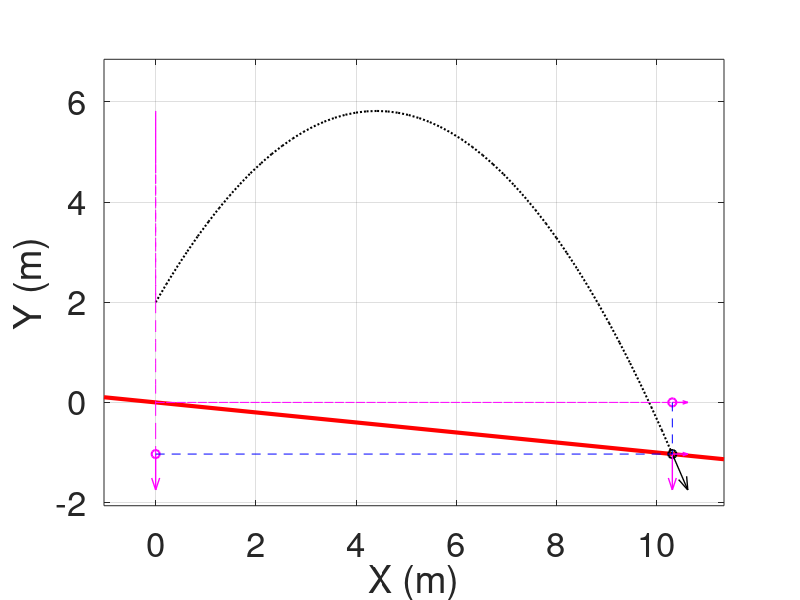

Write MATLAB code to recreate this figure.
% DEMONSTRATING PROJECTILE MOTION WITHOUT AIR RESISTANCE
% units: N, m, s
% the y-axis is upward
% created by: Duc Dao
% Github link: https://github.com/daolongduc/Summer-Project-2023/tree/main/ProjectileMotion
%================================
clear; % clear all variables, if any
close all; % close all figures, if any
%================================
% INPUTS
g = 9.82; % gravitational acceleration
x0 = 0; y0 = 2; % initial coordinates
v0 = 10; % initial velocity
alpha = +60; % angle between the x-axis and v0 (deg), -90< alpha < 90
%---- the equation of the ground plan is y = ax + b, where:
a = -0.1;
b = 0;
% END OF INPUTS
%================================
% FOR PLOTTING
object_line_thickness = 1.5;
trajectory_line_thickness = 1.5;
velocity_line_thickness = 1.0;
ground_line_thickness = 3.0;
ref_line_thickness = 0.5;
%================================
% PROCESSING
if (alpha > 90) || (alpha <-90) % if alpha is out of (-90,90) then stop
  disp('alpha must belong to [-90;90]');
  return;
end
v0x = v0*cos(alpha*pi/180); % the x-component of v0
v0y = v0*sin(alpha*pi/180); % the y-component of v0
if (v0x == 0) % free fall case
  tm = (v0y + sqrt(v0y^2 - 2*g*(b-y0)))/g; % flying time
else % incline projectile motion
  A = g/2/v0x^2;
  B = v0y/v0x + g*x0/v0x^2 - a;
  C = y0 - v0y/v0x*x0 - g*x0^2/2/v0x^2 - b;
  xm = (B + sqrt(B^2 + 4*A*C))/2/A; % intersection between the ground and the projectile
  tm = (xm - x0)/v0x; % flying time
end
if (~(isreal(tm)) || tm <=0)
  disp('Check initial condition. The object cannot fly!');
  return;
end
t= linspace(0,tm,50); % create a time series which contains 50 instances with a constant interval
x = x0 + v0x*t; % x-coordinate during t
y = y0 + v0y*t - g/2*t.^2; % y-coordinate during t
vx = v0x*ones(1,length(t)); % vx during t
vy = v0y - g*t; % vy during t
%=================================
% PLOTTING
figure; % create a new figure for plotting
%---- Specify the plotting area
maxlength = max(xm-x0,max([y,b])-min([y,b]));
xmin = x0 - 0.1*maxlength; % coordinate limit for defining the plot area
xmax = xm + 0.1*maxlength; % coordinate limit for defining the plot area
ymin = min([y,b])-0.1*maxlength; % coordinate limit for defining the plot area
ymax = max([y,b])+0.1*maxlength; % coordinate limit for defining the plot area
%---- Plot the ground surface
xg = [xmin,xmax]; % the x-coordinate of the ground surface
yg = a*xg + b; % the y-coordinate of the ground surface
plot(xg,yg,'r-','linewidth',ground_line_thickness); % plot ground line
hold 'on'; % do not clear the old objects when a new object is being plotted
%---- Specify the length of the velocity vectors for display
arrowlength = 0.07*max(xmax-xmin,ymax-ymin); % max length of the velocity vector
sf = arrowlength/max(sqrt(vx.^2+vy.^2)); % a scale factor to the velocity
% the above two commands calculate a scale factor (sf) to the velocity such that
% the max length of the velocity vector equals 0.07 times the maximum side of the plotting window.
%---- Plot the projectile at the initial location
plotted_object_in_x = scatter(x(1),0,'m','linewidth',object_line_thickness); % projection of the projectile on the x-axis
plotted_object_in_y = scatter(0,y(1),'m','linewidth',object_line_thickness); % projection of the projectile on the y-axis
plotted_object = scatter(x(1),y(1),'k','linewidth',object_line_thickness); % plot the initial location of the projectile
plotted_vx = quiver(x(1),0,sf*vx(1),0,'m-','linewidth',velocity_line_thickness); % plot the v0x on the x-axis
plotted_vy = quiver(0,y(1),0,sf*vy(1),'m-','linewidth',velocity_line_thickness); % plot the v0y on the y-axis
plotted_ref_x = plot([0,x(1)],[y(1),y(1)],'b--','linewidth',ref_line_thickness); % reference line
plotted_ref_y = plot([x(1),x(1)],[0,y(1)],'b--','linewidth',ref_line_thickness); % reference line
plotted_V = quiver(x(1),y(1),sf*vx(1),sf*vy(1),'k-','linewidth',velocity_line_thickness); % plot the v0 vector
plotted_Vx = quiver(x(1),y(1),sf*vx(1),0,'m-','linewidth',velocity_line_thickness); % plot the v0x on the projectile
plotted_Vy = quiver(x(1),y(1),0,sf*vy(1),'m-','linewidth',velocity_line_thickness); % plot the v0y on the projectile
%---- Add components and configure the plot
xlabel('X (m)'); % the label of the x-axis
ylabel('Y (m)');
grid 'on'; % add grid to the plot
set(gca,'FontSize',25); % set the font size
xlim([xmin,xmax]); % set the plot limits
ylim([ymin,ymax]);
axis equal; % set the same unit on both axes
box 'on'; % add a box to the margins of the plot
pause(3); % pause for 3 seconds
%---- Plot the projectile motion and relevent information
for ix = 2:length(x)
  % delete plotted objects from a previous time instance
  delete(plotted_object);
  delete(plotted_V);
  delete(plotted_Vx);
  delete(plotted_Vy);
  delete(plotted_vx);
  delete(plotted_vy);
  delete(plotted_object_in_x);
  delete(plotted_object_in_y);
  delete(plotted_ref_x);
  delete(plotted_ref_y);
  % plot objects at the current time instance
  plotted_object = scatter(x(ix),y(ix),'k','linewidth',object_line_thickness); % the projectile
  plot(x(ix-1:ix),y(ix-1:ix),'k:','linewidth',trajectory_line_thickness); % the trajectory
  plotted_V = quiver(x(ix),y(ix),sf*vx(ix),sf*vy(ix),'k-','linewidth',velocity_line_thickness); % plot the velocity vector
  plotted_Vx = quiver(x(ix),y(ix),sf*vx(ix),0,'m-','linewidth',velocity_line_thickness); % plot the vx
  plotted_Vy = quiver(x(ix),y(ix),0,sf*vy(ix),'m-','linewidth',velocity_line_thickness); % plot the vy
  plotted_object_in_x = scatter(x(ix),0,'m','linewidth',object_line_thickness); % projection of the projectile on the x-axis
  plotted_object_in_y = scatter(0,y(ix),'m','linewidth',object_line_thickness); % projection of the projectile on the y-axis
  plot([0,0],y(ix-1:ix),'m--','linewidth',ref_line_thickness); % the projection of the trajectory on the y-axis
  plot(x(ix-1:ix),[0,0],'m--','linewidth',ref_line_thickness); % the projection of the trajectory on the x-axis
  plotted_vx = quiver(x(ix),0,sf*vx(ix),0,'m-','linewidth',velocity_line_thickness); % plot the vx on the x-axis
  plotted_vy = quiver(0,y(ix),0,sf*vy(ix),'m-','linewidth',velocity_line_thickness); % plot the vy on the y-axis
  plotted_ref_x = plot([0,x(ix)],[y(ix),y(ix)],'b--','linewidth',ref_line_thickness); % reference line
  plotted_ref_y = plot([x(ix),x(ix)],[0,y(ix)],'b--','linewidth',ref_line_thickness); % reference line
  pause(0.02); % pause 0.01 s for observing
end
